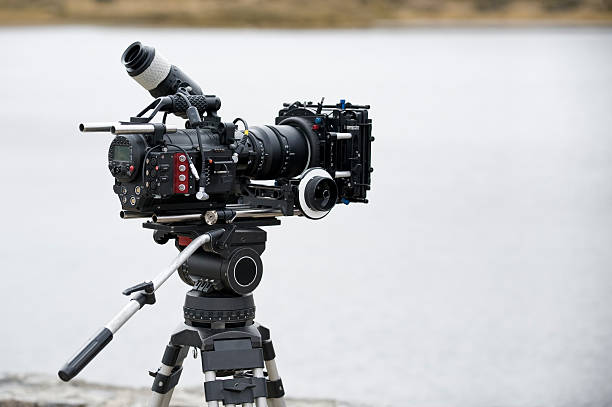
#> input picture aulas/Atividade1/imagem.jpg, 612 x 407 px
$ python filtragem.py
#> lines starting #> are read from the running program, lines starting #| are printed output that depends on the picture
import numpy as np
import matplotlib.pyplot as plt
import cv2

def gaussian_kernel(size, sigma):
    kernel = np.fromfunction(
        lambda x, y: (1 / (2 * np.pi * sigma**2)) * np.exp(-((x - size // 2)**2 + (y - size // 2)**2) / (2 * sigma**2)),
        (size, size)
    )
    return kernel / np.sum(kernel)

def convolve2d(image, kernel):
    kernel_size = kernel.shape[0]
    offset = kernel_size // 2
    convolved_image = np.zeros_like(image)

    for channel in range(image.shape[2]):  # Percorre cada canal de cor (R, G, B)
        for y in range(offset, image.shape[0] - offset):
            for x in range(offset, image.shape[1] - offset):
                convolved_image[y, x, channel] = np.sum(
                    image[y - offset:y + offset + 1, x - offset:x + offset + 1, channel] * kernel
                )

    return convolved_image

# Carregando uma imagem usando OpenCV
image = cv2.imread('imagem.jpg')  # Substitua pelo caminho da sua imagem
#> image is the input picture: shape (407, 612, 3); mean B, G, R 191.3, 189.7, 189.8
image_rgb = cv2.cvtColor(image, cv2.COLOR_BGR2RGB)  # Convertendo de BGR para RGB

# Parâmetros do filtro Gaussiano
kernel_size = 5
sigma = 1.0

# Criando o kernel Gaussiano
kernel = gaussian_kernel(kernel_size, sigma)

# Aplicando a convolução manualmente à imagem
blurred_image = convolve2d(image_rgb, kernel)
#> after the loop in convolve2d, `for channel in range(image.shape[2]):`:
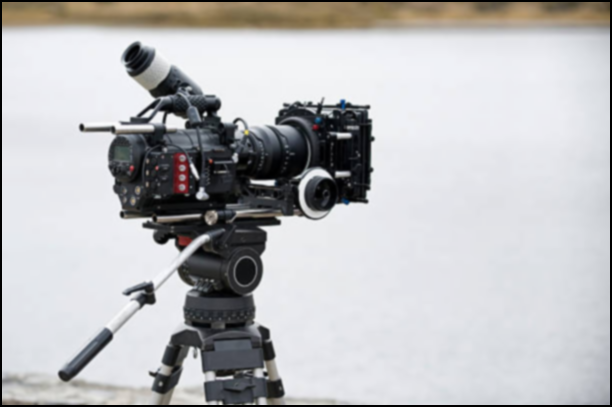
#> convolved_image: shape (407, 612, 3); mean R, G, B 186.4, 186.4, 188.1

# Exibindo as imagens original e suavizada
plt.subplot(1, 2, 1)
plt.imshow(image_rgb)
plt.title('Imagem Original')

plt.subplot(1, 2, 2)
plt.imshow(blurred_image)
plt.title('Imagem Suavizada (Filtro Gaussiano)')
plt.show()
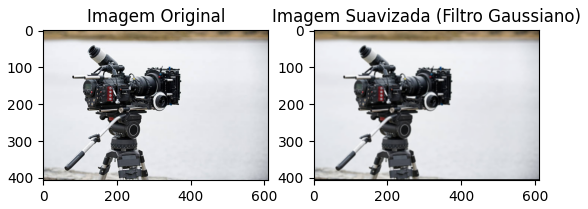
#> figure drawn by matplotlib, 2 panels
